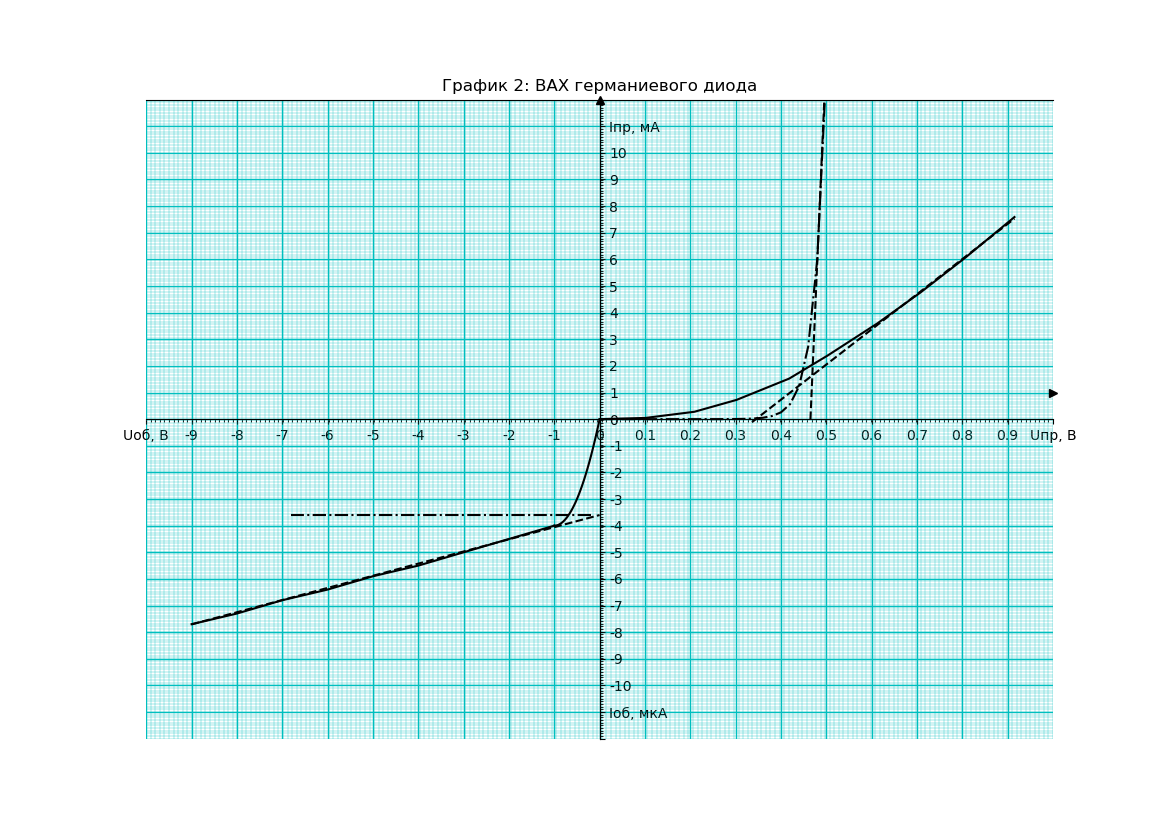

Generate this figure with Python:
import numpy as np
import matplotlib.pyplot as plt
from matplotlib.ticker import MultipleLocator, LinearLocator


fig_width = 11.7; fig_height = 8.3 # Size of A4 paper in inches
files = ["germanium_forward.csv", "germanium_reverse.csv"]

def proccess_data (file, x, y):
    for line in file:
        line = line.split(',')
        x.append(float(line[0]))
        y.append(float(line[1]))

def pair_point_method(x_list, y_list):
    angle = 0
    pairs = int(len(x_list)/2)
    for i in range(pairs):
        angle += ((y_list[i+pairs] - y_list[i]))\
            / (x_list[i+pairs] - x_list[i])
    return angle / pairs


Uf = []; If = []
Ur = []; Ir = []

if __name__ == "__main__":
    forward_bias = open(files[0], "r")
    reverse_bias = open(files[1], "r")
    proccess_data(forward_bias, Uf, If)
    proccess_data(reverse_bias, Ur, Ir)
    
    Uf = np.array(Uf); If = np.array(If) 
    Ur = np.array(Ur); Ir = np.array(Ir) 
    Uf_orig = Uf; If_orig = If; Ur_orig = Ur; Ir_orig = Ir

    print(10*'-')

    Fig = plt.figure(figsize=(fig_width, fig_height))
    Ax = Fig.add_subplot()

    xmin = -10.0; xmax = 10.0
    ymin = -12.0; ymax = 12.0
    Ax.xaxis.set_major_locator(MultipleLocator(1))
    Ax.xaxis.set_minor_locator(LinearLocator(int(xmax-xmin)*10))
    Ax.xaxis.tick_bottom()
    Ax.yaxis.set_major_locator(MultipleLocator(1))
    Ax.yaxis.set_minor_locator(LinearLocator(int(ymax-ymin)*10))
    Ax.yaxis.tick_right()
    Ax.set(xlim=(xmin, xmax), ylim=(ymin, ymax),
            title= "График 2: ВАХ германиевого диода")

    Ax.grid(which='major', color='c', lw = 1)
    Ax.grid(which='minor', color='c', lw = 0.25)

    Ax.spines["bottom"].set_position('center')
    Ax.spines["left"].set_position('center')
    Ax.spines["right"].set_position('center')
    Ax.plot(1, 1, ">k", transform=Ax.get_yaxis_transform(), clip_on=False)
    Ax.plot(0, 1, "^k", transform=Ax.get_xaxis_transform(), clip_on=False)

    Uf_labels = [str(i/10) for i in range(11)]
    Ur_labels = [str(i) for i in range(-11, 0, 1)]
    Uf_labels[0] = "0"
    Uf_labels[-1] = r'Uпр, В'
    Ur_labels[1] = r'Uоб, В'
    I_labels = [str(i) for i in range(-13, 13)]
    I_labels[1] = ' '; I_labels[2] = 'Iоб, мкА'
    I_labels[-1] = ' '; I_labels[-2] = 'Iпр, мА'


    Ax.set_xticklabels(Ur_labels+Uf_labels)
    Ax.set_yticklabels(I_labels)

    Uf*=10
    parabola_x = np.linspace(0, 1)
    parabola_y = 4 * parabola_x*parabola_x - 4

    #plt.scatter(Uf, If, color="red")
    plt.plot(Uf, If, color="black")
    plt.plot(parabola_x-1, parabola_y, color="black") 
    plt.plot(Ur[1:], Ir[1:], color="black")

    idiots_coefficient = -4.55
    angle_forward = pair_point_method(Uf[-1:-5:-1], If[-1:-5:-1])
    xf_tan = np.linspace(min(Uf), max(Uf))
    yf_tan = xf_tan * angle_forward + idiots_coefficient

    xf = []; yf = []
    for i in range(len(xf_tan)):
        if yf_tan[i] >= -0.15:
            xf.append(xf_tan[i])
            yf.append(yf_tan[i])

    dummy_coeficient = -3.6
    angle_reverse = pair_point_method(Ur[-1:-9:-1], Ir[-1:-9:-1])
    xr_tan = np.linspace(min(Ur), max(Ur))
    yr_tan = xr_tan * angle_reverse# - idiots_coefficient

    xr = np.array(xr_tan)
    yr = np.array(yr_tan) + dummy_coeficient

    plt.plot(xf, yf, color="black", linestyle="--")
    plt.plot(xr, yr, color="black", linestyle="--")


    #Uft = [0.0, 0.01] + [i/100 for i in range(5, 750, 5)]
    Uft = [i/1000 for i in range(0, 680, 20)]
    Uft = np.array(Uft)
    print(Uft)

    Is = 3.6*10**-8 #-3.6
    e = 1.6*10**-19
    k = 1.38*10**-23
    T = 294

    Ift = Is * (np.exp((e*Uft)/(k*T)) - 1)# /1000

    print("    Uft\tIft")
    for i in range(len(Uft)):
        print(f"{i}, {Uft[i]}, {Ift[i]}")
    #plt.scatter(Uft*10, Ift, color="red")
    plt.plot(Uft*10, Ift, color="black", linestyle="-.")

    itc = idiots_theory_coefficient = 4.65
    angle_forward = pair_point_method(Uft[20:24], Ift[20:24])
    xft_tan = np.linspace(min(Uft), max(Uft))
    yft_tan = xft_tan * angle_forward#+ idiots_theory_coefficient
    plt.plot(xft_tan+itc, yft_tan, color="black", linestyle="--")

    dtc = dummy_theory_coefficient = -3.6
    Urt = [i/100 for i in range(0, -680, -20)]
    Urt = np.array(Urt)
    Irt = -Is * (np.exp((e*Urt)/(k*T)) - 1)# /1000
    plt.plot(Urt-0.2, Irt+dtc, color="black", linestyle="-.")

    print("    Urt\tIrt")
    for i in range(len(Urt)):
        print(f"{i}, {Urt[i]}, {Irt[i]}")

    angle_reverse = pair_point_method(Urt[-1:-24:-1], Irt[-1:-24:-1])
    xrt_tan = np.linspace(min(Urt), max(Urt))
    yrt_tan = xrt_tan * angle_reverse#+ idiots_theory_coefficient
    #plt.plot(xrt_tan-0.2, yrt_tan+dtc, color="red", linestyle="--")

    plt.savefig("graphGe.png")
    plt.show()
